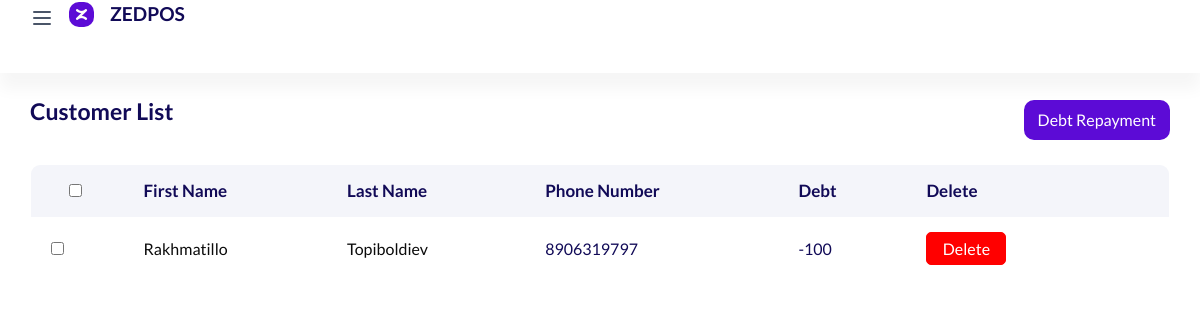
Before: /customers/ with the older database file.
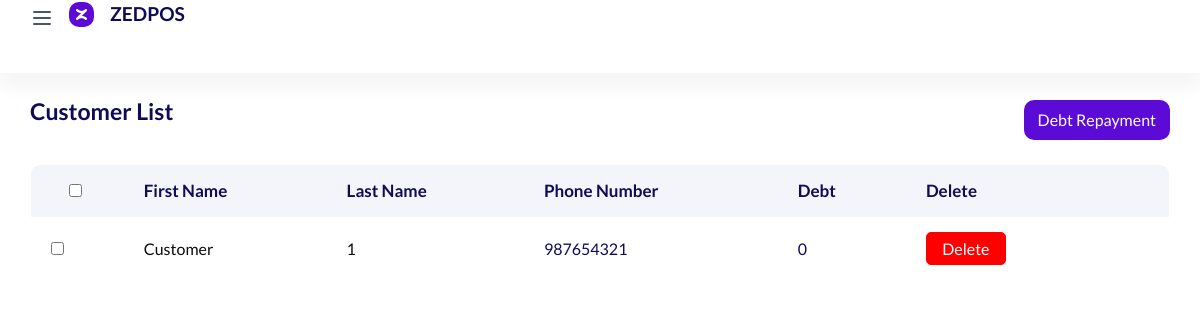
After: the same page with the newer database file.
### clients/models.py (models this page shows, shortened)
class Client(models.Model):
    first_name = models.CharField(("First name"), max_length=50)
    last_name = models.CharField(("Last name"), max_length=50)
    p_num = models.CharField(("Phone number"), max_length=20)
    debt = models.IntegerField(("Debt"), null=True, blank=True, default=0)

### clients/views.py (the view)
# urls.py: path('customers/', clients_list, name="customers"),
def clients_list(request):
    data = {
        "customers": Client.objects.all(),
    }
    return render(request, 'people/page-list-customers.html', data)

### templates/people/page-list-customers.html (shortened to what the changed rows need)
<!doctype html>
{% load static %}
<html lang="en">
  <head>
      <link rel="stylesheet" href="{% static 'assets/css/backend-plugin.min.css' %}">
      <link rel="stylesheet" href="{% static 'assets/css/backend.css' %}">
      <link rel="stylesheet" href="{% static 'assets/css/css.css' %}">
      <link rel="stylesheet" href="{% static 'assets/vendor/@fortawesome/fontawesome-free/css/all.min.css' %}">
      <link rel="stylesheet" href="{% static 'assets/vendor/line-awesome/dist/line-awesome/css/line-awesome.min.css' %}">
      <link rel="stylesheet" href="{% static 'assets/vendor/remixicon/fonts/remixicon.css' %}">  </head>
  <body class="  ">
    <div class="wrapper">
      <div class="content-page">
     <div class="container-fluid">
        <div class="row">
            <div class="col-lg-12">
                <div class="table-responsive rounded mb-3">
                <table class="data-table table mb-0 tbl-server-info">
                    <thead class="bg-white text-uppercase">
                        <tr class="ligth ligth-data">
                            <th>
                                <div class="checkbox d-inline-block">
                                    <input type="checkbox" class="checkbox-input" id="checkbox1">
                                </div>
                            </th>
                            <th>First Name</th>
                            <th>Last Name</th>
                            <th>Phone number</th>
                            <th>Debt</th>
                            <th>Delete</th>
                            <th></th>
                        </tr>
                    </thead>
                    <a class="ligth-body">
                    {% for p in customers %}
                        <tr>
                            <td>
                                <div class="checkbox d-inline-block">
                                    <input type="checkbox" class="checkbox-input" id="checkbox2">
                                </div>
                            </td>
                            <td>
                                <div class="d-flex align-items-center">
                                    <div>
                                        <a style="color: #0b0b0b" href="/customer/{{ p.id }}/">{{ p.first_name }}</a>
                                    </div>
                                </div>
                            </td>
                            <td class="filter"><a style="color: #0b0b0b" href="/customer/{{ p.id }}/">{{ p.last_name }}</a></td>
                            <td>{{ p.p_num }}</td>
                            <td>{{ p.debt }}</td>
                            <form method="post" action="/customer-delete/{{p.id}}/">{% csrf_token %}
                                <td>
                                    <button class="archive-btn" style="width: 80px; border: 1px solid red">Delete</button>
                                </td>
                            </form>
                        </tr>
                        </a>
                    {% endfor %}
                </table>
                </div>
            </div>
        </div>
    </div>
  </body>
</html>

Changed rows visible on the page:
removed Client: first_name "Rakhmatillo", last_name "Topiboldiev", p_num "8906319797", debt "-100"
added Client: first_name "Customer", last_name "1", p_num "987654321", debt "0"
